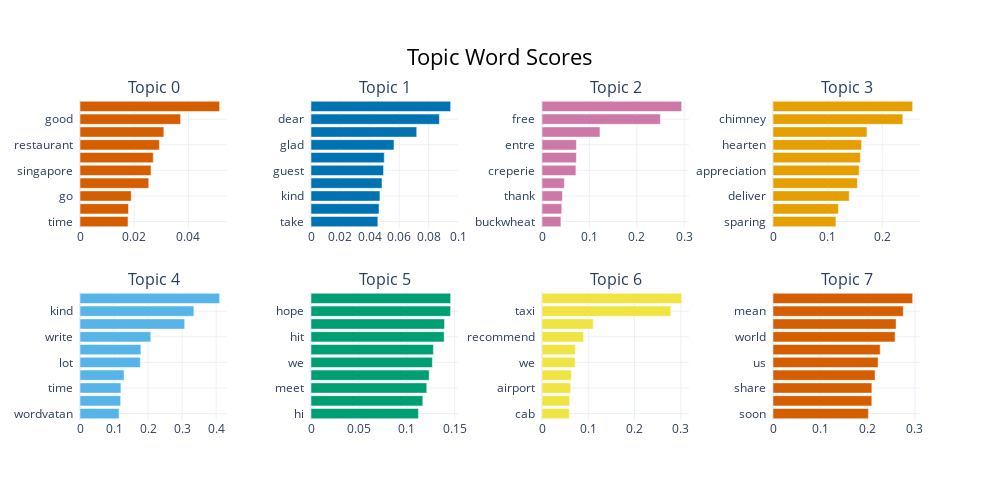

Notebook source saved alongside this figure:
### Code cell
model2.visualize_barchart(n_words=10)

### Figure 1 — Plotly figure (JSON) as saved in the notebook; plotly's stock layout.template omitted (floating-point values rounded to 4 significant figures)
{"data": [{"marker": {"color": "#D55E00"}, "orientation": "h", "type": "bar", "x": [0.01772, 0.01789, 0.01891, 0.02537, 0.02621, 0.02705, 0.02929, 0.03094, 0.03713, 0.05154], "xaxis": "x", "y": ["time  ", "authentic  ", "go  ", "great  ", "singapore  ", "place  ", "restaurant  ", "service  ", "good  ", "food  "], "yaxis": "y"}, {"marker": {"color": "#0072B2"}, "orientation": "h", "type": "bar", "x": [0.04547, 0.04627, 0.04689, 0.04829, 0.04935, 0.04984, 0.05644, 0.07193, 0.08732, 0.09499], "xaxis": "x2", "y": ["take  ", "we  ", "kind  ", "greeting  ", "guest  ", "experience  ", "glad  ", "review  ", "dear  ", "thank  "], "yaxis": "y2"}, {"marker": {"color": "#CC79A7"}, "orientation": "h", "type": "bar", "x": [0.03989, 0.04175, 0.04311, 0.04718, 0.07158, 0.0725, 0.07263, 0.1223, 0.2498, 0.2947], "xaxis": "x3", "y": ["buckwheat  ", "much  ", "thank  ", "option  ", "creperie  ", "nous  ", "entre  ", "crepe  ", "free  ", "gluten  "], "yaxis": "y3"}, {"marker": {"color": "#E69F00"}, "orientation": "h", "type": "bar", "x": [0.1151, 0.1197, 0.1396, 0.1545, 0.1578, 0.16, 0.1622, 0.172, 0.2376, 0.2556], "xaxis": "x4", "y": ["sparing  ", "share  ", "deliver  ", "experience  ", "appreciation  ", "gesture  ", "hearten  ", "commit  ", "chimney  ", "copper  "], "yaxis": "y4"}, {"marker": {"color": "#56B4E9"}, "orientation": "h", "type": "bar", "x": [0.1147, 0.1194, 0.1202, 0.1294, 0.1773, 0.1789, 0.2078, 0.3076, 0.3346, 0.4103], "xaxis": "x5", "y": ["wordvatan  ", "se  ", "time  ", "we  ", "lot  ", "see  ", "write  ", "spare  ", "kind  ", "thank  "], "yaxis": "y5"}, {"marker": {"color": "#009E73"}, "orientation": "h", "type": "bar", "x": [0.1122, 0.1167, 0.1208, 0.1234, 0.1267, 0.1278, 0.139, 0.1394, 0.1457, 0.1458], "xaxis": "x6", "y": ["hi  ", "hard  ", "meet  ", "thank  ", "we  ", "leave  ", "hit  ", "review  ", "hope  ", "mark  "], "yaxis": "y6"}, {"marker": {"color": "#F0E442"}, "orientation": "h", "type": "bar", "x": [0.05899, 0.05975, 0.06211, 0.06343, 0.07131, 0.07192, 0.08994, 0.1108, 0.2783, 0.3018], "xaxis": "x7", "y": ["cab  ", "one  ", "airport  ", "take  ", "we  ", "ask  ", "recommend  ", "road  ", "taxi  ", "driver  "], "yaxis": "y7"}, {"marker": {"color": "#D55E00"}, "orientation": "h", "type": "bar", "x": [0.2017, 0.2089, 0.209, 0.2158, 0.2222, 0.2266, 0.2581, 0.2603, 0.2754, 0.2952], "xaxis": "x8", "y": ["soon  ", "team  ", "share  ", "forward  ", "us  ", "regard  ", "world  ", "word  ", "mean  ", "entire  "], "yaxis": "y8"}], "layout": {"annotations": [{"font": {"size": 16}, "showarrow": false, "text": "Topic 0", "x": 0.0875, "xanchor": "center", "xref": "paper", "y": 1, "yanchor": "bottom", "yref": "paper"}, {"font": {"size": 16}, "showarrow": false, "text": "Topic 1", "x": 0.3625, "xanchor": "center", "xref": "paper", "y": 1, "yanchor": "bottom", "yref": "paper"}, {"font": {"size": 16}, "showarrow": false, "text": "Topic 2", "x": 0.6375, "xanchor": "center", "xref": "paper", "y": 1, "yanchor": "bottom", "yref": "paper"}, {"font": {"size": 16}, "showarrow": false, "text": "Topic 3", "x": 0.9125, "xanchor": "center", "xref": "paper", "y": 1, "yanchor": "bottom", "yref": "paper"}, {"font": {"size": 16}, "showarrow": false, "text": "Topic 4", "x": 0.0875, "xanchor": "center", "xref": "paper", "y": 0.4, "yanchor": "bottom", "yref": "paper"}, {"font": {"size": 16}, "showarrow": false, "text": "Topic 5", "x": 0.3625, "xanchor": "center", "xref": "paper", "y": 0.4, "yanchor": "bottom", "yref": "paper"}, {"font": {"size": 16}, "showarrow": false, "text": "Topic 6", "x": 0.6375, "xanchor": "center", "xref": "paper", "y": 0.4, "yanchor": "bottom", "yref": "paper"}, {"font": {"size": 16}, "showarrow": false, "text": "Topic 7", "x": 0.9125, "xanchor": "center", "xref": "paper", "y": 0.4, "yanchor": "bottom", "yref": "paper"}], "height": 500, "hoverlabel": {"bgcolor": "white", "font": {"family": "Rockwell", "size": 16}}, "showlegend": false, "title": {"font": {"color": "Black", "size": 22}, "text": "Topic Word Scores", "x": 0.5, "xanchor": "center", "yanchor": "top"}, "width": 1000, "xaxis": {"anchor": "y", "autorange": true, "domain": [0, 0.175], "range": [0, 0.05426], "showgrid": true, "type": "linear"}, "xaxis2": {"anchor": "y2", "autorange": true, "domain": [0.275, 0.45], "range": [0, 0.09999], "showgrid": true, "type": "linear"}, "xaxis3": {"anchor": "y3", "autorange": true, "domain": [0.55, 0.725], "range": [0, 0.3102], "showgrid": true, "type": "linear"}, "xaxis4": {"anchor": "y4", "autorange": true, "domain": [0.825, 1], "range": [0, 0.2691], "showgrid": true, "type": "linear"}, "xaxis5": {"anchor": "y5", "autorange": true, "domain": [0, 0.175], "range": [0, 0.4319], "showgrid": true, "type": "linear"}, "xaxis6": {"anchor": "y6", "autorange": true, "domain": [0.275, 0.45], "range": [0, 0.1534], "showgrid": true, "type": "linear"}, "xaxis7": {"anchor": "y7", "autorange": true, "domain": [0.55, 0.725], "range": [0, 0.3176], "showgrid": true, "type": "linear"}, "xaxis8": {"anchor": "y8", "autorange": true, "domain": [0.825, 1], "range": [0, 0.3107], "showgrid": true, "type": "linear"}, "yaxis": {"anchor": "x", "autorange": true, "domain": [0.6, 1], "range": [-0.5, 9.5], "showgrid": true, "type": "category"}, "yaxis2": {"anchor": "x2", "autorange": true, "domain": [0.6, 1], "range": [-0.5, 9.5], "showgrid": true, "type": "category"}, "yaxis3": {"anchor": "x3", "autorange": true, "domain": [0.6, 1], "range": [-0.5, 9.5], "showgrid": true, "type": "category"}, "yaxis4": {"anchor": "x4", "autorange": true, "domain": [0.6, 1], "range": [-0.5, 9.5], "showgrid": true, "type": "category"}, "yaxis5": {"anchor": "x5", "autorange": true, "domain": [0, 0.4], "range": [-0.5, 9.5], "showgrid": true, "type": "category"}, "yaxis6": {"anchor": "x6", "autorange": true, "domain": [0, 0.4], "range": [-0.5, 9.5], "showgrid": true, "type": "category"}, "yaxis7": {"anchor": "x7", "autorange": true, "domain": [0, 0.4], "range": [-0.5, 9.5], "showgrid": true, "type": "category"}, "yaxis8": {"anchor": "x8", "autorange": true, "domain": [0, 0.4], "range": [-0.5, 9.5], "showgrid": true, "type": "category"}}}
